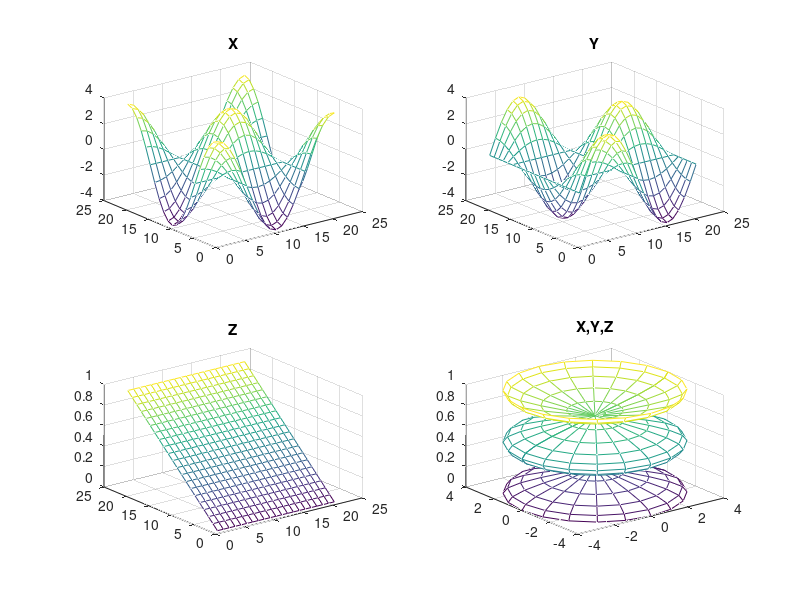

This chart was generated by the following MATLAB code:
%Line Plots
x = 0:pi/100:2*pi;
y = sin(x);
plot(x,y)

%Red Dashed Lines
plot(x,y,'r--')

xlabel('x')
ylabel('sin(x)')
title('Plot of the Sine Function')

%Hold On
x = 0:pi/100:2*pi;
y = sin(x);
plot(x,y)

hold on

y2 = cos(x); 
plot(x,y2,'r:') 
legend('sin','cos')

%3D
[X,Y] = meshgrid(-2:.2:2)
Z = X .* exp(-X.^2 - Y.^2)
surf(X,Y,Z)

%four plots in a 2-by-2 grid
t = 0:pi/10:2*pi;
[X,Y,Z] = cylinder(4*cos(t)); 
subplot(2,2,1); 
mesh(X); 
title('X'); 
subplot(2,2,2); 
mesh(Y);
title('Y'); 
subplot(2,2,3); 
mesh(Z); 
title('Z'); 
subplot(2,2,4); 
mesh(X,Y,Z); 
title('X,Y,Z');
